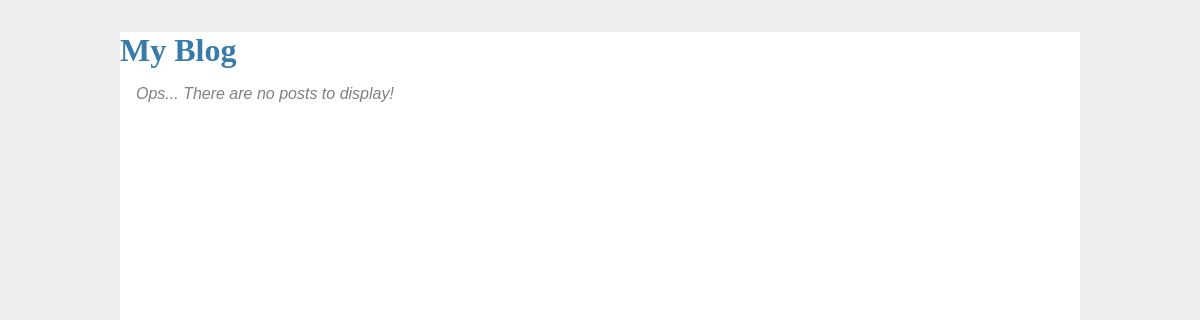
Before: / with the older database file.
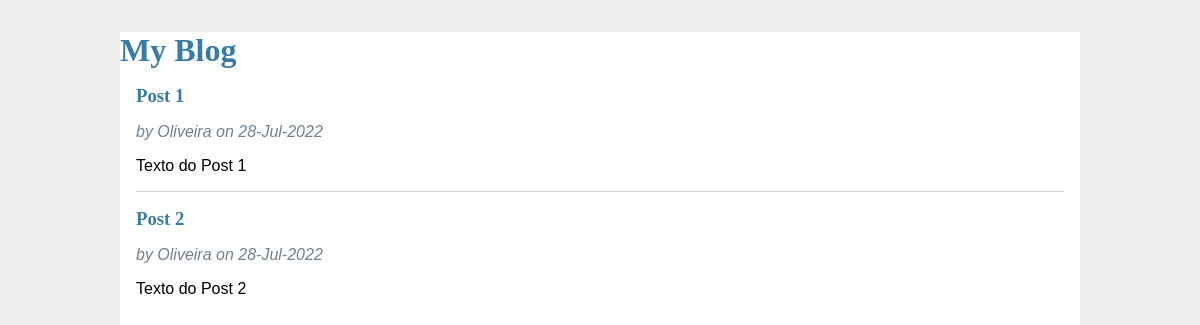
After: the same page with the newer database file.
### app.py (models this page shows)
class Post(db.Model):
    __tablename__ = 'posts'
    id = db.Column(db.Integer, primary_key=True, autoincrement=True)
    title = db.Column(db.String(70), nullable=False)
    body = db.Column(db.String(500))
    created = db.Column(db.DateTime, nullable=False, default=datetime.now)
    user_id = db.Column(db.Integer, db.ForeignKey('users.id'))

class User(db.Model):
    __tablename__ = "users"
    id = db.Column(db.Integer, primary_key=True, autoincrement=True)
    username = db.Column(db.String(20), nullable=False, unique=True, index=True)
    email = db.Column(db.String(64), nullable=False, unique=True)
    password_hash = db.Column(db.String(128), nullable=False)
    posts = db.relationship('Post', backref='author')

### app.py (the view)
@app.route("/")
def index():
    posts = Post.query.all()
    return render_template("index.html", posts=posts)

### templates/index.html (shortened to what this page needs)
{% extends "base.html" %}
{%block content%}
{% for post in posts%}
    <article class="post">
        <header>
            <div>
                <h1>{{post.title}}</h1>
                <div class="about">
                    by {{post.author.username}} on {{post.created.strftime('%d-%b-%Y') }}
                </div>
            </div>
        </header>
        <p calss="body"> {{post.body}} </p>
    </article>
    {% if not loop.last %}
        <hr>
    {% endif %}
{%else%}
    <p class="no-posts">Ops... There are no posts to display!</p>
{%endfor%}
{%endblock%}

### templates/base.html (shortened to what this page needs)
<html>
    <head>
        <link rel="stylesheet" href="{{url_for('static', filename='style.css')}}">
    </head>
    <body>
        <h1>My Blog</h1>
        <section class="content">
            {% block content %}
            {% endblock %}
        </section>
    </body>
    </html>

### static/style.css (style rules this page uses)
html { font-family: sans-serif; background: #eee; padding: 1rem; }
body { max-width: 960px; margin: 0 auto; background: white; }
h1 { font-family: serif; color: #377ba8; margin: 1rem 0; }
hr { border: none; border-top: 1px solid lightgray; }
.content { padding: 0 1rem 1rem; }
.post .about { color: slategray; font-style: italic; }
.post > header > div :first-of-type { flex: auto; }

Changed rows visible on the page:
added Post: title "Post 1", author.username "Oliveira", created "28-Jul-2022", body "Texto do Post 1"
added Post: title "Post 2", author.username "Oliveira", created "28-Jul-2022", body "Texto do Post 2"
Other visible differences:
text no longer shown: "Ops... There are no posts to display!"
